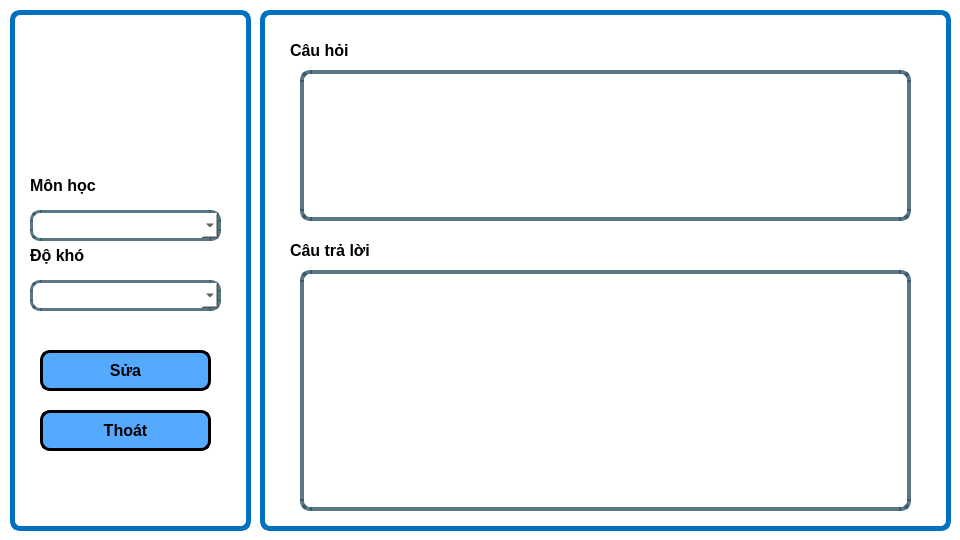
<?xml version="1.0" encoding="UTF-8"?>
<ui version="4.0">
 <class>man_hinh_soan_cau_hoi</class>
 <widget class="QWidget" name="man_hinh_soan_cau_hoi">
  <property name="geometry">
   <rect>
    <x>0</x>
    <y>0</y>
    <width>960</width>
    <height>540</height>
   </rect>
  </property>
  <property name="windowTitle">
   <string>Form</string>
  </property>
  <property name="styleSheet">
   <string notr="true">background-color: rgb(255, 255, 255);</string>
  </property>
  <widget class="QGroupBox" name="groupBox">
   <property name="geometry">
    <rect>
     <x>10</x>
     <y>10</y>
     <width>241</width>
     <height>521</height>
    </rect>
   </property>
   <property name="styleSheet">
    <string notr="true">border: 5px solid rgb(0, 112, 192);
border-radius: 10px</string>
   </property>
   <property name="title">
    <string/>
   </property>
   <widget class="QGroupBox" name="groupBox_7">
    <property name="geometry">
     <rect>
      <x>10</x>
      <y>30</y>
      <width>201</width>
      <height>481</height>
     </rect>
    </property>
    <property name="styleSheet">
     <string notr="true">border: None;
</string>
    </property>
    <property name="title">
     <string/>
    </property>
    <widget class="QGroupBox" name="groupBox_11">
     <property name="geometry">
      <rect>
       <x>10</x>
       <y>120</y>
       <width>207</width>
       <height>208</height>
      </rect>
     </property>
     <property name="styleSheet">
      <string notr="true">border: None;
</string>
     </property>
     <property name="title">
      <string/>
     </property>
     <widget class="QGroupBox" name="groupBox_13">
      <property name="geometry">
       <rect>
        <x>0</x>
        <y>70</y>
        <width>207</width>
        <height>101</height>
       </rect>
      </property>
      <property name="styleSheet">
       <string notr="true">border: None;</string>
      </property>
      <property name="title">
       <string/>
      </property>
      <widget class="QComboBox" name="do_kho">
       <property name="geometry">
        <rect>
         <x>0</x>
         <y>50</y>
         <width>191</width>
         <height>31</height>
        </rect>
       </property>
       <property name="sizePolicy">
        <sizepolicy hsizetype="Fixed" vsizetype="Fixed">
         <horstretch>0</horstretch>
         <verstretch>0</verstretch>
        </sizepolicy>
       </property>
       <property name="styleSheet">
        <string notr="true">border: 3px solid rgba(46, 82, 101, 200);
background-color: rgb(255, 255, 255);</string>
       </property>
      </widget>
      <widget class="QLabel" name="label_6">
       <property name="geometry">
        <rect>
         <x>0</x>
         <y>10</y>
         <width>81</width>
         <height>31</height>
        </rect>
       </property>
       <property name="sizePolicy">
        <sizepolicy hsizetype="Fixed" vsizetype="Fixed">
         <horstretch>0</horstretch>
         <verstretch>0</verstretch>
        </sizepolicy>
       </property>
       <property name="font">
        <font>
         <family>Tahoma</family>
         <pointsize>12</pointsize>
         <bold>true</bold>
        </font>
       </property>
       <property name="styleSheet">
        <string notr="true">border: None;</string>
       </property>
       <property name="text">
        <string>Độ khó</string>
       </property>
      </widget>
     </widget>
     <widget class="QComboBox" name="mon_hoc">
      <property name="geometry">
       <rect>
        <x>0</x>
        <y>50</y>
        <width>191</width>
        <height>31</height>
       </rect>
      </property>
      <property name="sizePolicy">
       <sizepolicy hsizetype="Fixed" vsizetype="Fixed">
        <horstretch>0</horstretch>
        <verstretch>0</verstretch>
       </sizepolicy>
      </property>
      <property name="styleSheet">
       <string notr="true">border: 3px solid rgba(46, 82, 101, 200);
background-color: rgb(255, 255, 255);</string>
      </property>
     </widget>
     <widget class="QLabel" name="label_5">
      <property name="geometry">
       <rect>
        <x>0</x>
        <y>10</y>
        <width>111</width>
        <height>31</height>
       </rect>
      </property>
      <property name="sizePolicy">
       <sizepolicy hsizetype="Fixed" vsizetype="Fixed">
        <horstretch>0</horstretch>
        <verstretch>0</verstretch>
       </sizepolicy>
      </property>
      <property name="font">
       <font>
        <family>Tahoma</family>
        <pointsize>12</pointsize>
        <bold>true</bold>
       </font>
      </property>
      <property name="styleSheet">
       <string notr="true">border: None;</string>
      </property>
      <property name="text">
       <string>Môn học</string>
      </property>
     </widget>
    </widget>
    <widget class="QPushButton" name="thoat">
     <property name="geometry">
      <rect>
       <x>20</x>
       <y>370</y>
       <width>171</width>
       <height>41</height>
      </rect>
     </property>
     <property name="sizePolicy">
      <sizepolicy hsizetype="Fixed" vsizetype="Fixed">
       <horstretch>0</horstretch>
       <verstretch>0</verstretch>
      </sizepolicy>
     </property>
     <property name="font">
      <font>
       <family>Tahoma</family>
       <pointsize>12</pointsize>
       <bold>true</bold>
      </font>
     </property>
     <property name="styleSheet">
      <string notr="true">border: 3px solid rgb(0, 0, 0);
background-color: rgb(85, 170, 255);
border-radius: 10px</string>
     </property>
     <property name="text">
      <string>Thoát</string>
     </property>
     <property name="icon">
      <iconset>
       <normalon>:/images/32_n.png</normalon>
      </iconset>
     </property>
    </widget>
    <widget class="QLabel" name="label">
     <property name="geometry">
      <rect>
       <x>50</x>
       <y>10</y>
       <width>111</width>
       <height>101</height>
      </rect>
     </property>
     <property name="text">
      <string/>
     </property>
     <property name="pixmap">
      <pixmap resource="../../resource.qrc">:/images/trang chủ hình nón.png</pixmap>
     </property>
     <property name="scaledContents">
      <bool>true</bool>
     </property>
    </widget>
    <widget class="QPushButton" name="sua">
     <property name="geometry">
      <rect>
       <x>20</x>
       <y>310</y>
       <width>171</width>
       <height>41</height>
      </rect>
     </property>
     <property name="sizePolicy">
      <sizepolicy hsizetype="Fixed" vsizetype="Fixed">
       <horstretch>0</horstretch>
       <verstretch>0</verstretch>
      </sizepolicy>
     </property>
     <property name="font">
      <font>
       <family>Tahoma</family>
       <pointsize>12</pointsize>
       <bold>true</bold>
      </font>
     </property>
     <property name="styleSheet">
      <string notr="true">border: 3px solid rgb(0, 0, 0);
background-color: rgb(85, 170, 255);
border-radius: 10px

</string>
     </property>
     <property name="text">
      <string>Sửa</string>
     </property>
     <property name="icon">
      <iconset>
       <normalon>:/images/334_n.png</normalon>
      </iconset>
     </property>
    </widget>
    <zorder>label</zorder>
    <zorder>groupBox_11</zorder>
    <zorder>thoat</zorder>
    <zorder>sua</zorder>
   </widget>
  </widget>
  <widget class="QGroupBox" name="groupBox_2">
   <property name="geometry">
    <rect>
     <x>260</x>
     <y>10</y>
     <width>691</width>
     <height>521</height>
    </rect>
   </property>
   <property name="styleSheet">
    <string notr="true">border: 5px solid rgb(0, 112, 192);
border-radius: 10px</string>
   </property>
   <property name="title">
    <string/>
   </property>
   <widget class="QTextEdit" name="cau_hoi">
    <property name="geometry">
     <rect>
      <x>40</x>
      <y>60</y>
      <width>611</width>
      <height>151</height>
     </rect>
    </property>
    <property name="styleSheet">
     <string notr="true">border: 4px solid rgba(46, 82, 101, 200);

border-radius: 10px </string>
    </property>
   </widget>
   <widget class="QTextEdit" name="cau_tra_loi">
    <property name="geometry">
     <rect>
      <x>40</x>
      <y>260</y>
      <width>611</width>
      <height>241</height>
     </rect>
    </property>
    <property name="styleSheet">
     <string notr="true">border: 4px solid rgba(46, 82, 101, 200);

border-radius: 10px</string>
    </property>
   </widget>
   <widget class="QLabel" name="label_7">
    <property name="geometry">
     <rect>
      <x>30</x>
      <y>30</y>
      <width>81</width>
      <height>20</height>
     </rect>
    </property>
    <property name="sizePolicy">
     <sizepolicy hsizetype="Fixed" vsizetype="Fixed">
      <horstretch>0</horstretch>
      <verstretch>0</verstretch>
     </sizepolicy>
    </property>
    <property name="font">
     <font>
      <family>Tahoma</family>
      <pointsize>12</pointsize>
      <bold>true</bold>
     </font>
    </property>
    <property name="styleSheet">
     <string notr="true">border: None;</string>
    </property>
    <property name="text">
     <string>Câu hỏi</string>
    </property>
   </widget>
   <widget class="QLabel" name="label_8">
    <property name="geometry">
     <rect>
      <x>30</x>
      <y>230</y>
      <width>111</width>
      <height>20</height>
     </rect>
    </property>
    <property name="sizePolicy">
     <sizepolicy hsizetype="Fixed" vsizetype="Fixed">
      <horstretch>0</horstretch>
      <verstretch>0</verstretch>
     </sizepolicy>
    </property>
    <property name="font">
     <font>
      <family>Tahoma</family>
      <pointsize>12</pointsize>
      <bold>true</bold>
     </font>
    </property>
    <property name="styleSheet">
     <string notr="true">border: None;</string>
    </property>
    <property name="text">
     <string>Câu trả lời</string>
    </property>
   </widget>
  </widget>
 </widget>
 <resources>
  <include location="../../resource.qrc"/>
  <include location="../../resource.qrc"/>
 </resources>
 <connections/>
</ui>
